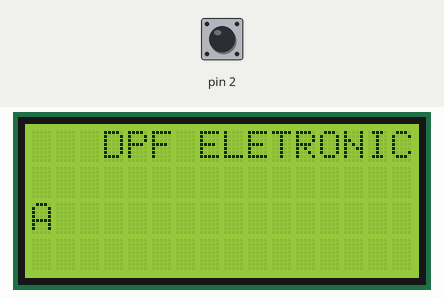
Bench run of a sketch on a simulated Arduino Uno, built with avr-gcc and run on an emulated ATmega328P. Shown: 16×4 character LCD. The test bench sets the inputs (shaded band); at power-on: pin 2 HIGH.

Above: at 0.1 s.
At 4.2 s:
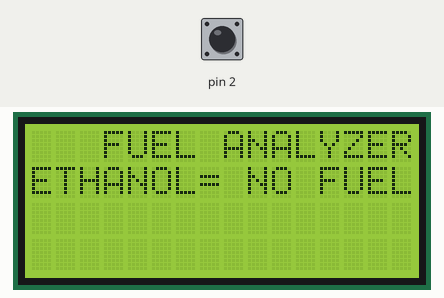

The sketch:

analizador_2.ino
```cpp
// (licence header left out)
#include <Wire.h>
#include <LiquidCrystal_I2C.h>
//Inicializa o display no endereco 0x27
LiquidCrystal_I2C lcd(0x27,16,4);

//int pin = 10;
int analyzer=0, comb1=0;
volatile int state = LOW;
volatile int state1 = LOW;
void analy()
{
analyzer++;
}
void setup()
{
//pinMode(pin, OUTPUT);
attachInterrupt(0, analy, FALLING);
 lcd.init();//inicia LCD de 16 colunas 2 linhas
 lcd.setBacklight(HIGH);
 lcd.setCursor(3,0);//posiciona cursor na linha 1 coluna 2
 lcd.print("DPF ELETRONICA");//escreve no lcd na posição acima
 delay(4000);
 lcd.clear();
  // inicializa timer1
  noInterrupts();           // disabilita todas as interrupções
  TCCR1A = 0;
  TCCR1B = 0;
  TCNT1  = 0;

  OCR1A = 31250;            // compare match register 16MHz/256/2Hz
  TCCR1B |= (1 << WGM12);   // CTC mode
  TCCR1B |= (1 << CS12);    // 256 prescaler
  TIMSK1 |= (1 << OCIE1A);  // enable timer compare interrupt
  interrupts();             // enable all interrupts
  lcd.clear();
}

ISR(TIMER1_COMPA_vect)          // timer compare interrupt service routine
{
  comb1=analyzer*2-50;   ////

  //////////////////////
  analyzer=0;

}

void loop()
{
 lcd.setCursor(3,0);//posiciona cursor na linha 1 coluna 2
 lcd.print("FUEL ANALYZER");//escreve no lcd na posição acima
  lcd.setCursor(0,1);//posiciona cursor na linha 1 coluna 1
 lcd.print("ETHANOL= ");//escreve no lcd na posição acima
 if(comb1>2){
 lcd.print(comb1);//escreve no lcd na posição acima
lcd.print("%       ");//escreve no lcd na posição acima
 }else{
  lcd.print("NO FUEL");//escreve no lcd na posição acima
 }
 if(comb1>100){
  lcd.setCursor(4,2);//posiciona cursor na linha 1 coluna 2
  lcd.print("ERROR");
 }else{
   lcd.setCursor(4,2);//posiciona cursor na linha 1 coluna 2
 lcd.print("        ");
}
}
```
